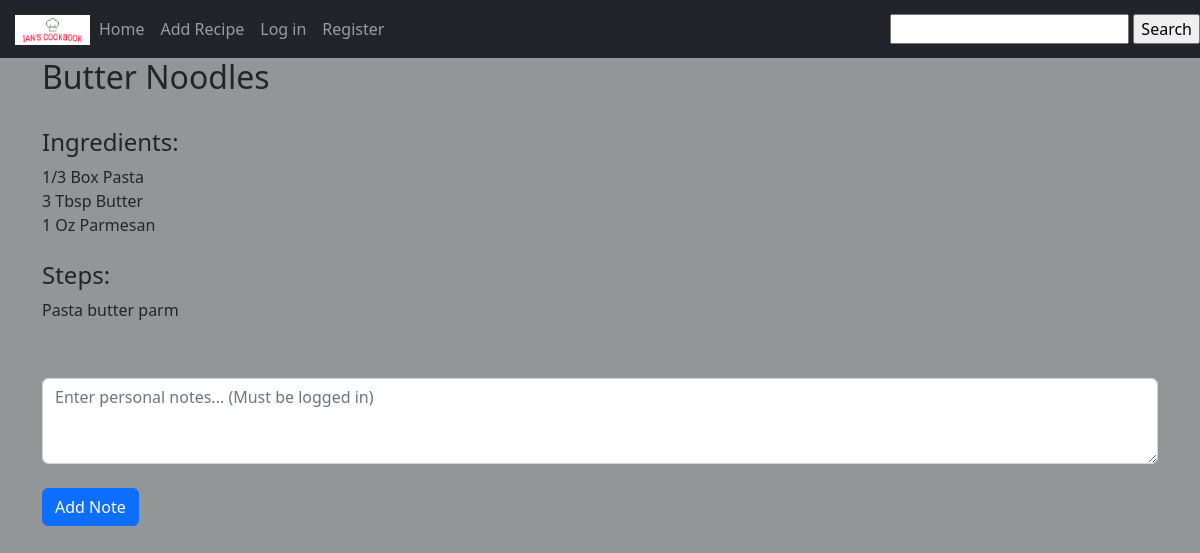
/recipe_base/1 (signed in), run on an earlier commit of the app's database.
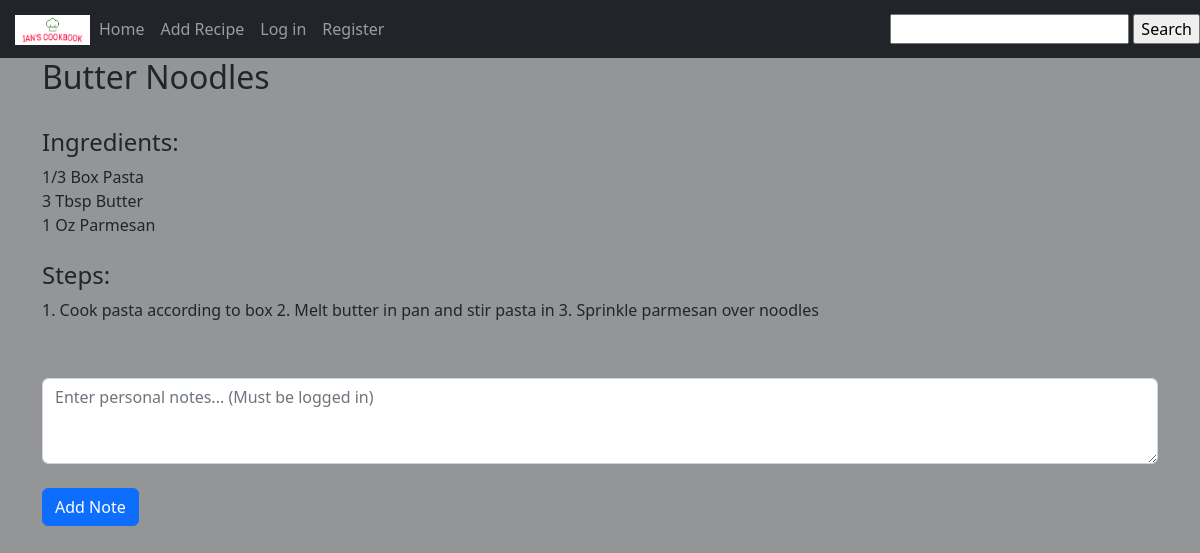
And on a later commit of the database.
### website/models.py (models this page shows)
class recipeMaster(db.Model):
    __tablename__ = 'recipemaster'
    id = db.Column(db.Integer, primary_key=True)
    recipe_name = db.Column(db.String(50))
    steps = db.Column(db.String(2000))
    created_by = db.Column(db.String(50))

class Ingredients(db.Model):
    ingredient_id = db.Column(db.Integer, primary_key=True)
    recipe_id = db.Column(db.Integer, db.ForeignKey('recipemaster.id'))
    ingredients = db.Column(db.String(50))
    amount = db.Column(db.String)
    unit = db.Column(db.String(20))

### website/views.py (the view)
@views.route('/recipe_base/<int:id>', methods=['GET', 'POST'])
def recipeBase(id=None):
    getID = request.path
    pages = re.search(r'(?<=/recipe_base/)\w+', getID)
    page = pages.group(0)
    names = recipeMaster.query.filter_by(id = page).first()
    ings = Ingredients.query.filter_by(recipe_id = page).all()
    if current_user.is_authenticated:
        userID = current_user.id
        if request.method == 'POST':
            getNotes = request.form.get('customNote')
            data = Notes(recipe_id = page, creator_id = userID, note = getNotes)
            db.session.add(data)
            db.session.commit()
        customNotes = Notes.query.filter_by(recipe_id = page, creator_id = userID).all()
    return render_template('recipe_base.html', ings=ings, names=names, notes= customNotes)

### website/models.py (called while the page is built)
@login.user_loader
def load_user(id):
    return UserModel.query.get(int(id))

### website/templates/recipe_base.html (shortened to what this page needs)
{% extends "base.html" %} {% block title %}Recipe{% endblock %}
{% block content %}
<h2> {{ names.recipe_name }}</h2>
<br>
<h4> Ingredients:</h4>
{% for ing in ings %}
    {{ ing.amount + " " + ing.unit + " " + ing.ingredients }}
    <br>
{% endfor %}
<br>
<h4>Steps:</h4>
<p> {{ names.steps }}</p>
<br>
<div id="noteField">
  <form method="POST">
  <textarea class="form-control" id=customNote name="customNote" rows="3" placeholder="Enter personal notes... (Must be logged in)"></textarea>
  <br>
  <button type="submit" class="btn btn-primary" id="addNote" href="#">Add Note</button>
  </form>
</div>
{% endblock %}

### website/templates/base.html (shortened to what this page needs)
<!DOCTYPE html>
    <html lang="en">
        <head>
            <link href="https://cdn.jsdelivr.net/npm/bootstrap@5.2.0/dist/css/bootstrap.min.css" rel="stylesheet">
            <link rel="stylesheet" href="{{url_for('static', filename='./style.css')}}">
        </head>
        <body>
            <nav class="navbar navbar-expand-lg navbar-dark bg-dark">
                <a class="navbar-brand" href="#">
                    <img src="{{url_for('static', filename='./logo.png')}}" width="30" height="30" alt=""/>
                  </a>
                <div class="collapse navbar-collapse" id="navbar">
                    <div class="navbar-nav">
                        <a class="nav-item nav-link" id="home" href="/">Home</a>
                        <a class="nav-item nav-link" id="addRecipe" href="/add_recipe">Add Recipe</a>
                        <a class="nav-item nav-link" id="Login" href="/login">Log in</a>
                        <a class="nav-item nav-link" id="Register" href="/register">Register</a>
                    </div>
                </div>
                <form method="POST">
                    <input type="text" autofocus="autofocus" name="search_string">
                    <input type="submit" formaction="/search" value="Search">
                </form>
            </nav>
            <div class="container">
                {% block content %}
                {% endblock %}
            </div>
        </body>
    </html>

### website/static/style.css (style rules this page uses)
body { background-color:#7d7e7fd0; }
.navbar-brand { position: relative; left: 15px; width: 75px; }
.navbar-brand > img { width: 100%; }

What changed in the data, as far as the page shows it:
changed recipeMaster "Butter Noodles": steps "Pasta butter parm" → "1. Cook pasta according to box 2. Melt butter in pan and stir pasta in 3. Sprinkle parmesan over noodles"
